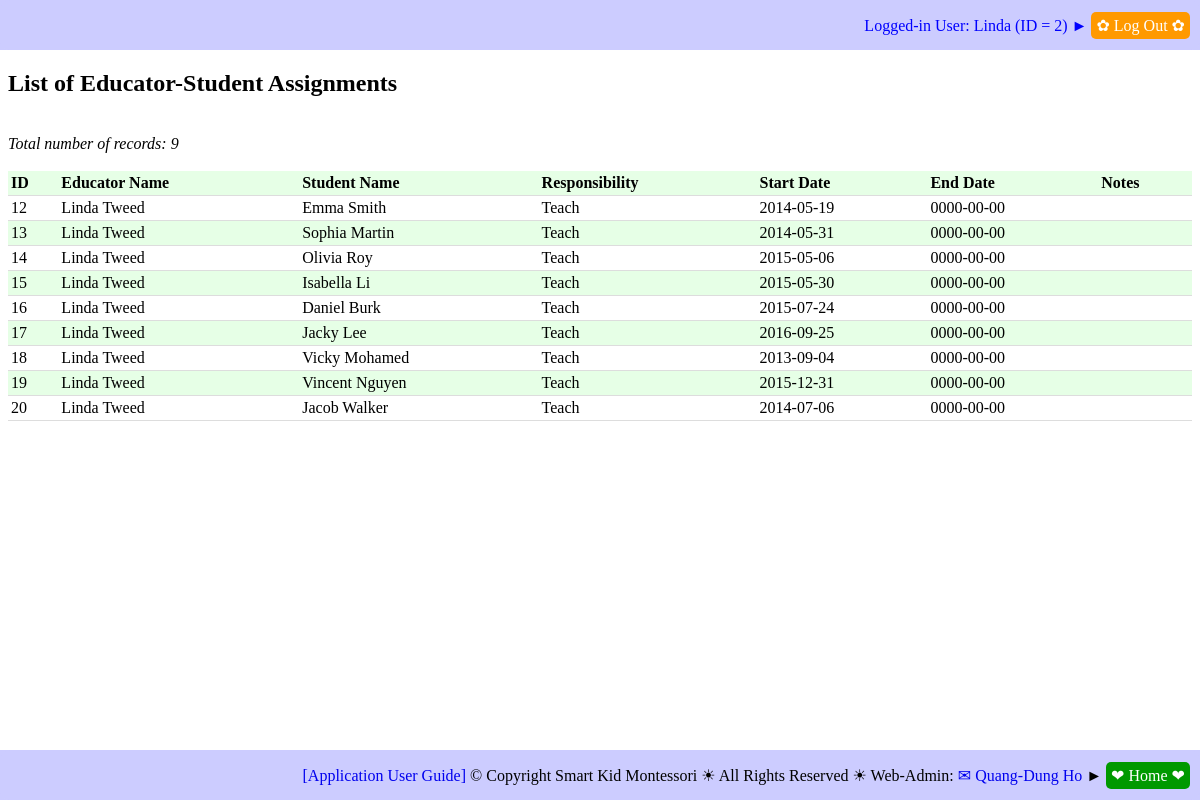
Screenshot of /report_educator_student.php (signed in) with the database file from the repository.
### tables this page shows
CREATE TABLE `educator_student` (
  `EDU_STU_ID` int(11) NOT NULL,
  `EMP_ID` int(11) NOT NULL,
  `STU_ID` int(11) NOT NULL,
  `RESPONSITIVTY` varchar(10) NOT NULL,
  `START_DATE` date NOT NULL,
  `END_DATE` date NOT NULL,
  `NOTES` text NOT NULL
);

### db_operations.php (called while the page is built, shortened)
<?php
require_once("sql_queries.php");
function report_EDUCATOR_STUDENT($emp_id, $debug_on)
{
	$queryStr = 'SELECT  ';
		$queryStr = $queryStr . 'EDUCATOR_STUDENT.EDU_STU_ID';
		$queryStr = $queryStr . ', ' . 'CONCAT(EMPLOYEES.EMP_FIRST_NAME, " ", EMPLOYEES.EMP_LAST_NAME) AS EMPLOYEE_NAME';
		$queryStr = $queryStr . ', ' . 'CONCAT(STUDENTS.STU_FIRST_NAME, " ", STUDENTS.STU_LAST_NAME) AS STU_NAME';
		$queryStr = $queryStr . ', ' . 'EDUCATOR_STUDENT.RESPONSITIVTY';
		$queryStr = $queryStr . ', ' . 'EDUCATOR_STUDENT.START_DATE';
		$queryStr = $queryStr . ', ' . 'EDUCATOR_STUDENT.END_DATE';
		$queryStr = $queryStr . ', ' . 'EDUCATOR_STUDENT.NOTES';
	$queryStr = $queryStr . ' FROM ';
		$queryStr = $queryStr . 'EDUCATOR_STUDENT';
		$queryStr = $queryStr . ' JOIN EMPLOYEES ON EMPLOYEES.EMP_ID=EDUCATOR_STUDENT.EMP_ID';
		$queryStr = $queryStr . ' JOIN STUDENTS ON STUDENTS.STU_ID=EDUCATOR_STUDENT.STU_ID';
	$queryStr = $queryStr . ' WHERE ';
		$queryStr = $queryStr . 'EDUCATOR_STUDENT.EMP_ID=' .  $emp_id;
	$queryStr = $queryStr . ';';
	$result = getResult($queryStr);
	$fieldHeaderStr = array (
		0 => 'ID',
		1 => 'Educator Name',
		2 => 'Student Name',
		3 => 'Responsibility',
		4 => 'Start Date',
		5 => 'End Date',
		6 => 'Notes',
		);
	populateResultToTable($result, $fieldHeaderStr);
}

### sql_queries.php (the view, shortened to what this page needs)
<?php
	function connectDB()
	{
		$db_hostname = "localhost";
		$db_name     = "montessori";
		$db_username = "root";
		$db_password = "";
		$db = mysqli_connect($db_hostname, $db_username, $db_password, $db_name);
		return ($db);
	}
	function getResult($query)
	{
		$db = connectDB();
		$result = mysqli_query($db, $query);
		return ($result);
	}
	function populateResultToTable($result, $fieldHeaderStr)
	{
		$resultRows = mysqli_num_rows($result);
		$resultFields = mysqli_num_fields($result);
		echo '<br/><i>Total number of records: ' . $resultRows . '</i><br/><br/>';
		echo '<table>';
		echo '<tr>';
		for ($fd = 0; $fd < $resultFields; $fd++)
		{
			echo '<th>' . $fieldHeaderStr[$fd] . '</th>';
		}
 		echo '</tr>';
		for ($row = 0; $row < $resultRows; $row++)
		{
			$currentRow = mysqli_fetch_row($result);
			echo '<tr>';
			for ($fd = 0; $fd < $resultFields; $fd++)
			{
				echo '<td>' . $currentRow[$fd] . '</td>';
			}
			echo '</tr>';
		}
		echo '</table>';
	}
?>

### db_tables.css (style rules this page uses)
table { border-collapse: collapse; width: 100%; }
th, td { padding: 3px; text-align: left; border-bottom: 1px solid #ddd; }
tr:nth-child(odd) { background-color: rgb(230, 255, 230); }

### rows the page displays
educator_student: EDU_STU_ID "12", RESPONSITIVTY "Teach", START_DATE "2014-05-19", END_DATE "0000-00-00"
educator_student: EDU_STU_ID "13", RESPONSITIVTY "Teach", START_DATE "2014-05-31", END_DATE "0000-00-00"
educator_student: EDU_STU_ID "14", RESPONSITIVTY "Teach", START_DATE "2015-05-06", END_DATE "0000-00-00"
educator_student: EDU_STU_ID "15", RESPONSITIVTY "Teach", START_DATE "2015-05-30", END_DATE "0000-00-00"
educator_student: EDU_STU_ID "16", RESPONSITIVTY "Teach", START_DATE "2015-07-24", END_DATE "0000-00-00"
educator_student: EDU_STU_ID "17", RESPONSITIVTY "Teach", START_DATE "2016-09-25", END_DATE "0000-00-00"
educator_student: EDU_STU_ID "18", RESPONSITIVTY "Teach", START_DATE "2013-09-04", END_DATE "0000-00-00"
educator_student: EDU_STU_ID "19", RESPONSITIVTY "Teach", START_DATE "2015-12-31", END_DATE "0000-00-00"
educator_student: EDU_STU_ID "20", RESPONSITIVTY "Teach", START_DATE "2014-07-06", END_DATE "0000-00-00"

### other values shown
$emp_name "Linda"
$emp_id "2"
$resultRows "9"
$fieldHeaderStr[$fd] "ID"
$fieldHeaderStr[$fd] "Educator Name"
$fieldHeaderStr[$fd] "Student Name"
$fieldHeaderStr[$fd] "Responsibility"
$fieldHeaderStr[$fd] "Start Date"
$fieldHeaderStr[$fd] "End Date"
$fieldHeaderStr[$fd] "Notes"
$currentRow[$fd] "Linda Tweed"
$currentRow[$fd] "Emma Smith"
$currentRow[$fd] "Sophia Martin"
$currentRow[$fd] "Olivia Roy"
$currentRow[$fd] "Isabella Li"
